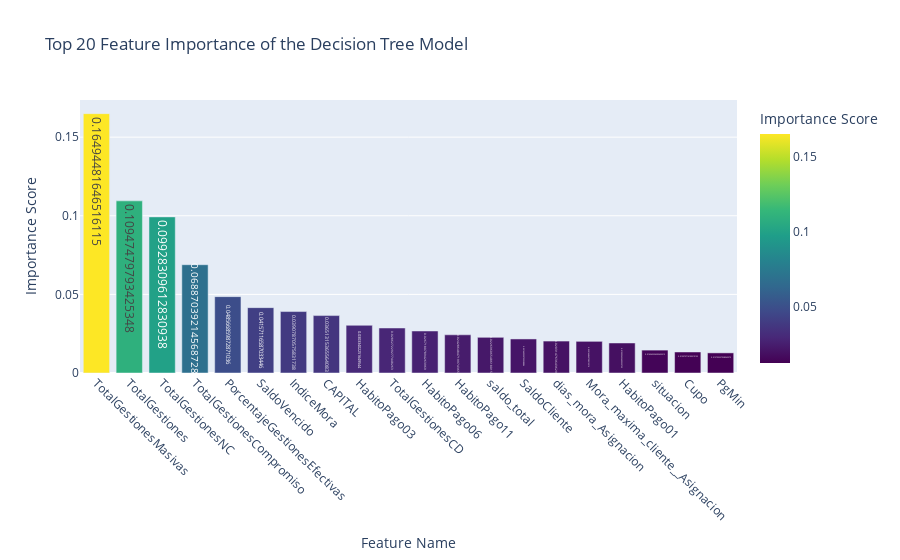

Notebook cell for this chart:
### Code cell
# Feature Importance Plot
importances = model.named_steps['classifier'].feature_importances_
feature_names = model.named_steps['preprocessor'].get_feature_names_out()
importance_df = pd.DataFrame({
    'Feature': feature_names,
    'Importance': importances
}).sort_values(by='Importance', ascending=False).head(20)

fig = px.bar(importance_df,
             x='Feature',
             y='Importance',
             title='Top 20 Feature Importance of the Decision Tree Model',
             labels={'Feature': 'Feature Name', 'Importance': 'Importance Score'},
             color='Importance',
             color_continuous_scale='Viridis',
             text='Importance')
fig.update_layout(xaxis_tickangle=45)
fig.show()

### Figure 1 — Plotly figure (JSON) as saved in the notebook; plotly's stock layout.template omitted (floating-point values rounded to 4 significant figures)
{"data": [{"alignmentgroup": "True", "hovertemplate": "Feature Name=%{x}<br>Importance Score=%{marker.color}<extra></extra>", "legendgroup": "", "marker": {"color": [0.1649, 0.1095, 0.09928, 0.06887, 0.04857, 0.04157, 0.03908, 0.03651, 0.03033, 0.02863, 0.02672, 0.02429, 0.0227, 0.02165, 0.02031, 0.02014, 0.01909, 0.01457, 0.01338, 0.01279], "coloraxis": "coloraxis", "pattern": {"shape": ""}}, "name": "", "offsetgroup": "", "orientation": "v", "showlegend": false, "text": [0.1649, 0.1095, 0.09928, 0.06887, 0.04857, 0.04157, 0.03908, 0.03651, 0.03033, 0.02863, 0.02672, 0.02429, 0.0227, 0.02165, 0.02031, 0.02014, 0.01909, 0.01457, 0.01338, 0.01279], "textposition": "auto", "type": "bar", "x": ["TotalGestionesMasivas", "TotalGestiones", "TotalGestionesNC", "TotalGestionesCompromiso", "PorcentajeGestionesEfectivas", "SaldoVencido", "IndiceMora", "CAPITAL", "HabitoPago03", "TotalGestionesCD", "HabitoPago06", "HabitoPago11", "saldo_total", "SaldoCliente", "dias_mora_Asignacion", "Mora_maxima_cliente__Asignacion", "HabitoPago01", "situacion", "Cupo", "PgMin"], "xaxis": "x", "y": [0.1649, 0.1095, 0.09928, 0.06887, 0.04857, 0.04157, 0.03908, 0.03651, 0.03033, 0.02863, 0.02672, 0.02429, 0.0227, 0.02165, 0.02031, 0.02014, 0.01909, 0.01457, 0.01338, 0.01279], "yaxis": "y"}], "layout": {"barmode": "relative", "coloraxis": {"colorbar": {"title": {"text": "Importance Score"}}, "colorscale": [[0, "#440154"], [0.1111, "#482878"], [0.2222, "#3e4989"], [0.3333, "#31688e"], [0.4444, "#26828e"], [0.5556, "#1f9e89"], [0.6667, "#35b779"], [0.7778, "#6ece58"], [0.8889, "#b5de2b"], [1, "#fde725"]]}, "legend": {"tracegroupgap": 0}, "title": {"text": "Top 20 Feature Importance of the Decision Tree Model"}, "xaxis": {"anchor": "y", "domain": [0, 1], "tickangle": 45, "title": {"text": "Feature Name"}}, "yaxis": {"anchor": "x", "domain": [0, 1], "title": {"text": "Importance Score"}}}}
